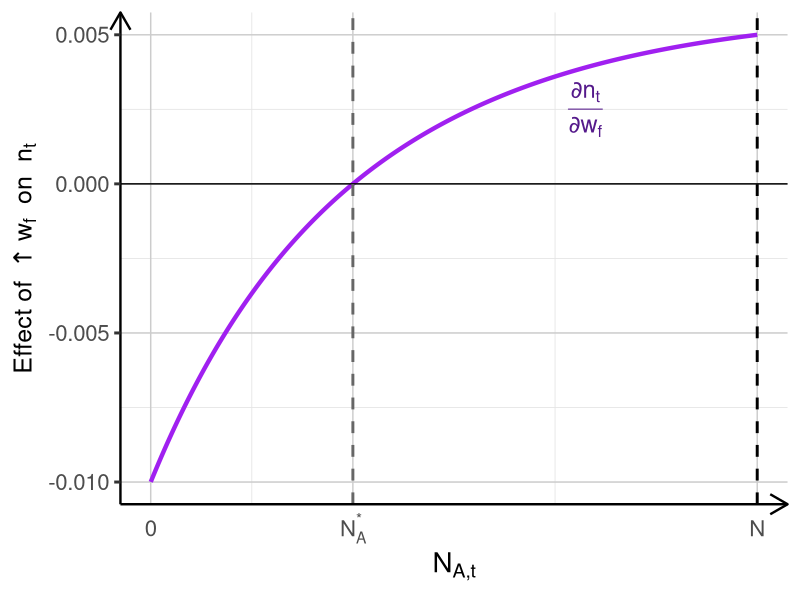

Source code (R):
library(tidyverse)

# set parameters
delta <- 1
w_m <- 1
w_f <- 1
psi <- 1
phi <- 0.5
N <- 100

# critical threshold
N_A_star <- N * w_m * phi / (psi + w_m * phi)

# define the partial derivative of n_t w.r.t. w_f as a function of N_A
dn_dwf <- function(N_A) {
  numerator <- N_A * psi - (N - N_A) * w_m * phi
  denominator <- (N_A * psi + (N - N_A) * w_f * phi)^2
  (delta / (1 + delta)) * (numerator / denominator)
}

# simulate over N_A
sim_data <- tibble(N_A = seq(0.01, N, by = 0.01)) %>%
  mutate(derivative = map_dbl(N_A, dn_dwf))

big_text_theme <- theme_classic(base_size = 18) +
  theme(
    plot.title = element_text(hjust = 0.5),
    legend.title = element_blank(),
    legend.text = element_text(size = 18),
    axis.title.x = element_text(size = 20),
    axis.text.x = element_blank(),
    axis.ticks.x = element_blank(),
    axis.text.y = element_text(size = 16),
    axis.ticks.y = element_line(size = 1),
    panel.grid.major = element_line(color = "gray80", size = 0.5),
    panel.grid.minor = element_line(color = "gray90", size = 0.3))

# arrowed axes
arrowed_axes <- function(p) {
  p + 
    coord_cartesian(clip = "off") +
    theme(
      axis.line = element_line(arrow = arrow(type = "open", length = unit(0.2, "inches"))))
}

# plot
p1<-ggplot(sim_data, aes(x = N_A, y = derivative)) +
  geom_line(color = "purple", size = 1.5) +
  geom_hline(yintercept = 0, color = "black", linewidth = 0.5) +
  geom_vline(xintercept = N_A_star, linetype = "dashed", color = "gray40", linewidth = 1) +
  geom_vline(xintercept = 100, linetype = "dashed", color = "black", linewidth = 1) +
  annotate("text", x = N - N_A_star+5, y = 0.0025, 
           label = expression(frac(partialdiff * n[t], partialdiff * w[f])), color = "purple4", size = 6) +
  labs(
    x = expression(N["A,t"]),
    y = expression("Effect of " %up%w[f] * "  on  " * n[t])
  ) +
  scale_x_continuous(breaks = c(0, N_A_star, N), labels = c("0", expression(N[A]^"*"), expression(N))) +
  big_text_theme +
  theme(axis.text.x = element_text(size = 16))


arrowed_axes(p1)